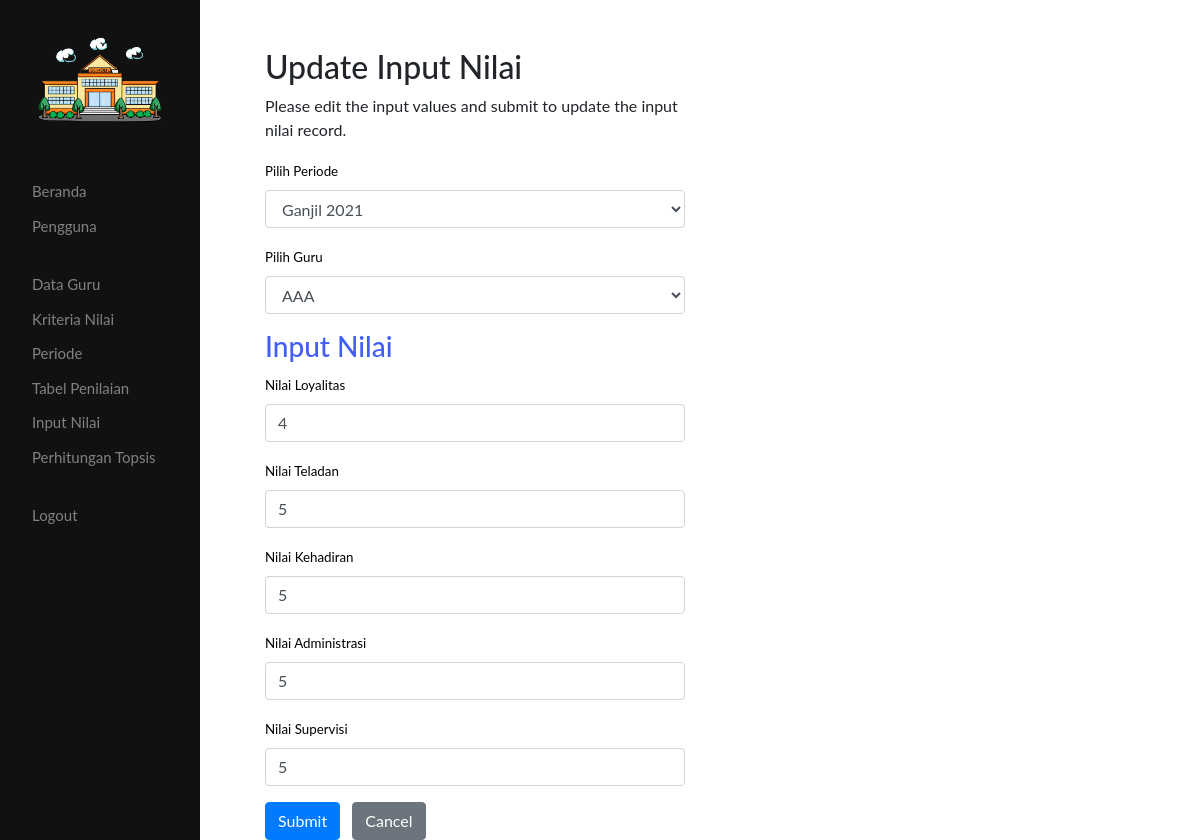
The app's page /updateinputnilai.php?id=30 (signed in) with its own data.
### tables this page shows
CREATE TABLE IF NOT EXISTS `periode` (
  `id` int(11) NOT NULL AUTO_INCREMENT,
  `periode` varchar(255) NOT NULL,
  PRIMARY KEY (`id`)
);

CREATE TABLE IF NOT EXISTS `nilaihead` (
  `id` int(11) NOT NULL AUTO_INCREMENT,
  `idperiode` int(11) NOT NULL,
  `idguru` int(11) NOT NULL,
  PRIMARY KEY (`id`)
);

CREATE TABLE IF NOT EXISTS `guru` (
  `id` int(11) NOT NULL AUTO_INCREMENT,
  `noInduk` varchar(255) NOT NULL,
  `namaGuru` varchar(255) NOT NULL,
  PRIMARY KEY (`id`)
);

CREATE TABLE IF NOT EXISTS `kriteria` (
  `id` int(11) NOT NULL AUTO_INCREMENT,
  `kode` varchar(20) NOT NULL,
  `kriteria` varchar(255) NOT NULL,
  `bobot` int(11) NOT NULL,
  PRIMARY KEY (`id`)
);

### updateinputnilai.php (the view, shortened to what this page needs)
<?php
require_once "config.php";
$periode = $guru= 0;
$periode_err = $guru_err  = "";
if(isset($_POST["id"]) && !empty($_POST["id"])){
    $id = $_POST["id"];
    $input_periode = trim($_POST["periode"]);
    if(empty($input_periode)){
        $periode_err = "Please enter periode.";
    } else{
        $periode = $input_periode;
    }
    $input_guru = trim($_POST["guru"]);
    if(empty($input_guru)){
        $guru_err = "Please enter guru.";
    } else{
        $guru = $input_guru;
    }
    $sql=mysqli_query($koneksi,"SELECT * FROM kriteria");
    while ($data=mysqli_fetch_array($sql)) {
        ${'input_'.$data['kriteria']} = $_POST[$data['kriteria']];
        if(empty(${'input_'.$data['kriteria']})){
            ${$data['kriteria'].'_err'} = "Please enter nilai ".$data['kriteria'];
        } else{
            ${$data['kriteria']} = ${'input_'.$data['kriteria']};
        }
    }
    if(empty($periode_err) && empty($guru_err) ){
        $sql = "UPDATE nilaihead SET idperiode=?, idguru=? WHERE id=?";
        if($stmt = mysqli_prepare($koneksi, $sql)){
            mysqli_stmt_bind_param($stmt, "iii", $param_periode, $param_guru,$param_id);
            $param_periode = $periode;
            $param_guru = $guru;
            $param_id=$id;
            if(mysqli_stmt_execute($stmt)){
                    $idhead=$id;
                    $sql=mysqli_query($koneksi,"SELECT * FROM nilaidetail");
                    while ($data=mysqli_fetch_array($sql)) {
                        $kriteria=$data['kriteria'];
                        $nilai=${$data['kriteria']};
                        $sql2 = "UPDATE nilaidetail SET nilai=? WHERE idhead=? and kriteria=?";
                        if($stmt2 = mysqli_prepare($koneksi, $sql2)){
                            mysqli_stmt_bind_param($stmt2, "iis", $param_nilai,$param_idhead, $param_kriteria);
                            $param_idhead = $idhead;
                            $param_kriteria = $kriteria;
                            $param_nilai=$nilai;
                            if(mysqli_stmt_execute($stmt2)){
                                echo '<script type="text/javascript">alert("Berhasil update nilai!!!");</script>';
                            }else{
                                echo "Oops! Something went wrong. Please try again later.";
                            }
                        }
                    }
                    header("location: inputnilai.php");
                exit();
            } else{
                echo "Oops! Something went wrong. Please try again later.";
            }
        }
        mysqli_stmt_close($stmt);
    }
    mysqli_close($koneksi);
}else{
    if(isset($_GET["id"]) && !empty(trim($_GET["id"]))){
        $sql = "SELECT * FROM nilaihead WHERE id = ?";
        if($stmt = mysqli_prepare($koneksi, $sql)){
            mysqli_stmt_bind_param($stmt, "i", $param_id);
            if(mysqli_stmt_execute($stmt)){
                $result = mysqli_stmt_get_result($stmt);
                if(mysqli_num_rows($result) == 1){
                    $row = mysqli_fetch_array($result, MYSQLI_ASSOC);
                    $periode = $row["idperiode"];
                    $guru = $row["idguru"];
                    $sql2=mysqli_query($koneksi,"SELECT * FROM periode where id=".$row['idperiode']);
                    $data1=mysqli_fetch_assoc($sql2);
                    $periode1 = $data1["periode"];
                    $sql3=mysqli_query($koneksi,"SELECT * FROM guru where id=".$row['idguru']);
                    $data2=mysqli_fetch_assoc($sql3);
                    $guru1 = $data2["namaGuru"];
                } else{
                    header("location: error.php");
                    exit();
                }
            } else{
                echo "Oops! Something went wrong. Please try again later.";
            }
        }
    }  else{
        header("location: error.php");
        exit();
    }
}
?>
<!DOCTYPE html>
<html lang="en">
<head>
    <link rel="stylesheet" href="https://stackpath.bootstrapcdn.com/bootstrap/4.5.2/css/bootstrap.min.css">
    <script src="https://stackpath.bootstrapcdn.com/bootstrap/4.5.2/js/bootstrap.min.js"></script>    <link rel="stylesheet" type="text/css" href="style.css">
</head>
<body>
<div class="main">
    <div class="wrapper">
        <div class="container-fluid">
            <div class="row">
                <div class="col-md-6">
                    <h2 class="mt-5">Update Input Nilai</h2>
                    <p>Please edit the input values and submit to update the input nilai record.</p>
                    <form action="<?php echo htmlspecialchars(basename($_SERVER['REQUEST_URI'])); ?>" method="post">
                    <div class="form-group">
                            <label>Pilih Periode</label>
                            <select name="periode" id="periode" class="form-control <?php echo (!empty($periode_err)) ? 'is-invalid' : ''; ?>" value="<?php echo $periode; ?>">
                            <option selected value="<?php echo $periode;?>"><?php echo $periode1;?></option>
                            </select>
                        </div>
                        <div class="form-group">
                            <label>Pilih Guru</label>
                            <select name="guru" id="guru" class="form-control <?php echo (!empty($guru_err)) ? 'is-invalid' : ''; ?>" value="<?php echo $guru; ?>" >
                            <option selected value="<?php echo $guru;?>"><?php echo $guru1;?></option>
                            </select>
                        </div>
                        <h3>Input Nilai</h3>
                        <div class="form-group">
                            <?php
                                    $sql3=mysqli_query($koneksi,"SELECT * FROM kriteria");
                                    while ($data=mysqli_fetch_array($sql3)) {
                                    ?>
                                        <div class="form-group">
                                            <label>Nilai <?=$data['kriteria']?></label>
                                            <input type="number" name="<?=$data['kriteria']?>" id="<?=$data['kriteria']?>" class="form-control <?php echo (!empty(${$data['kriteria'].'_err'})) ? 'is-invalid' : ''; ?>" value="<?php echo ${$data['kriteria']}; ?>" min='1'max='5' >
                                        </div>
                                    <?php
                                    }
                                ?>
                        </div>
                        <input type="submit" class="btn btn-primary" value="Submit">
                        <a href="inputnilai.php" class="btn btn-secondary ml-2">Cancel</a>
                    </form>
                </div>
            </div>
        </div>
    </div>
    </div>
</body>
</html>

### style.css (style rules this page uses)
body { background: #ffffff; font-family: "Lato", sans-serif; }
.main { margin-left: 200px; }
h3 { color: rgb(66, 93, 248); }
label { font-size: 10pt; color: rgb(0, 0, 0); }
.wrapper { width: 90%; margin: 0 auto; }

### updateinputnilai.php (style rules this page uses)
.wrapper { width: 600px; margin: 0 auto; }

### records on screen
periode: periode "Ganjil 2021"
guru: guru "AAA"
kriteria: kriteria "Loyalitas", Loyalitas "4"
kriteria: kriteria "Teladan", Teladan "5"
kriteria: kriteria "Kehadiran", Kehadiran "5"
kriteria: kriteria "Administrasi", Administrasi "5"
kriteria: kriteria "Supervisi", Supervisi "5"
